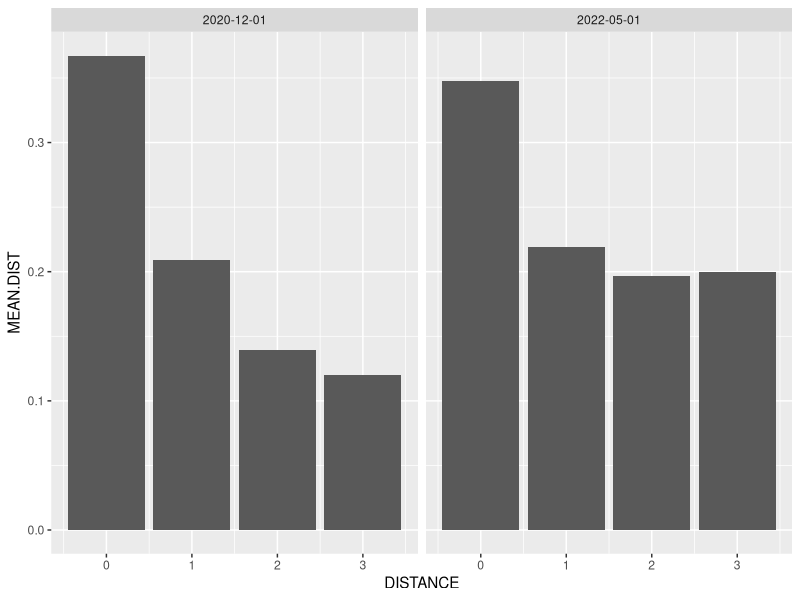
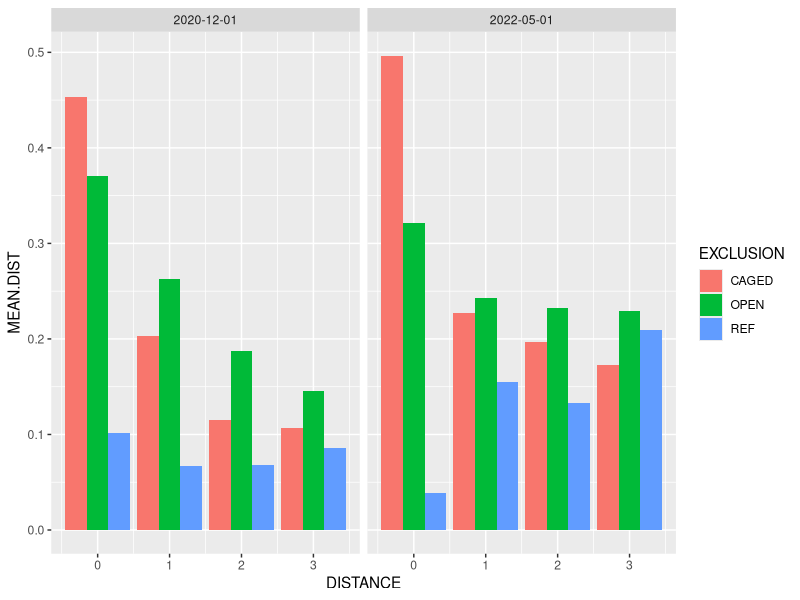
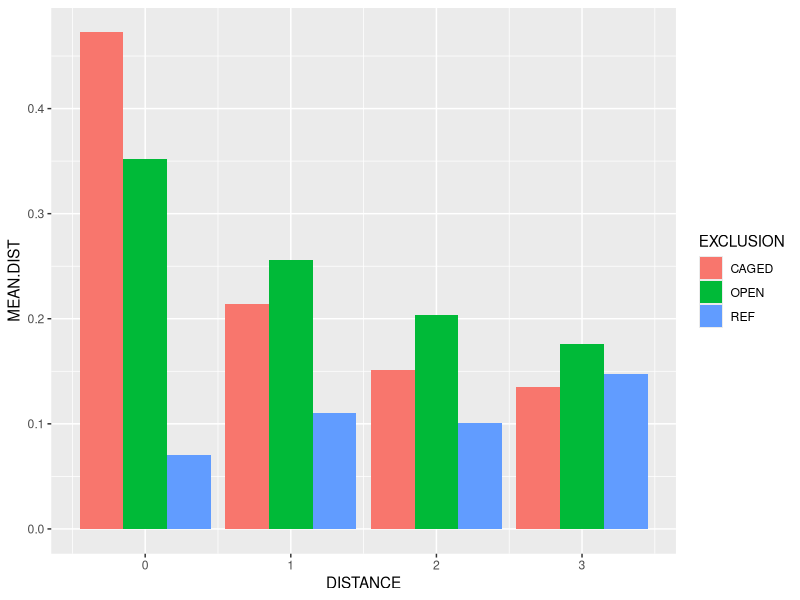
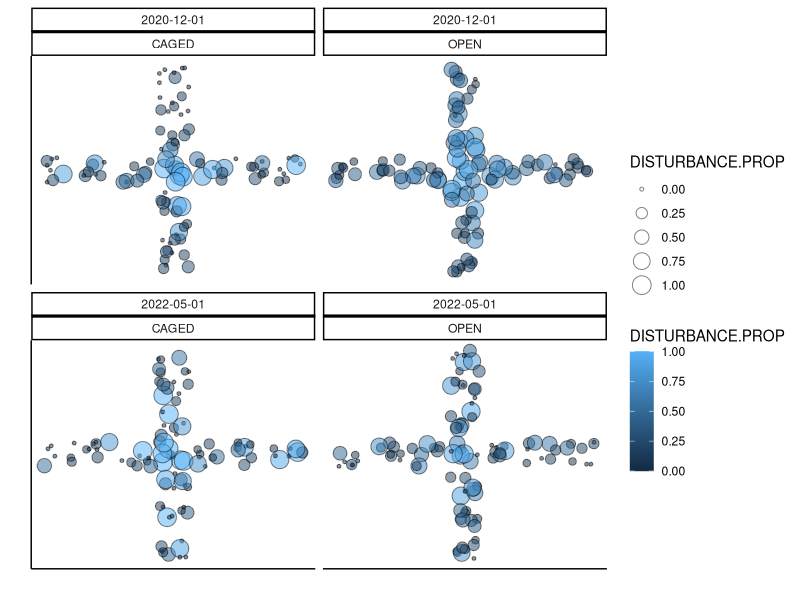

These charts were generated, in order, by the following R code: (Note: this script raises an error after producing the figures.)
## --------------- HEADER ------------------------------------------------------
## Script name: 1_Soil-disturb-clean-EDA.R
## Author: David S. Mason, UF D.E.E.R. Lab
## Department: Wildlife Ecology and Conservation
## Affiliation: University of Florida
## Date Created: 2023-08-03
## Date Last Modified: 2023-08-03
## Copyright (c) David S. Mason, 2023
## Contact: masond@ufl.edu, @EcoGraffito
## Purpose of script: This script cleans and explores the soil disturbance data 
## for the SREL scavenger exclusion plots.

# Load packages
library(ggsci)
library(tidyverse)
library(lubridate)

# Clear the decks
rm(list=ls())

# Bring in the data
soil.disturb.2020 <- read.csv('Soil-disturbance/Raw-data/1_2020-12_Soil-disturb.csv')
soil.disturb.2022 <- read.csv('Soil-disturbance/Raw-data/2_2022-04_Soil-disturb.csv')

colnames(soil.disturb.2020)
colnames(soil.disturb.2022)

# Correct date in 2022 data
soil.disturb.2022 <- soil.disturb.2022 |>
	mutate(DATE = make_date(year = YEAR, month = MONTH, day = DAY))

# Drop extra date information in 2022
soil.disturb.2022 <- soil.disturb.2022 |>
	dplyr::select(-YEAR, -MONTH, -DAY)

# Correct date format in 2020
soil.disturb.2020$DATE <- mdy(soil.disturb.2020$DATE)

# Check class of plot
class(soil.disturb.2020$PLOT)
class(soil.disturb.2022$PLOT)
soil.disturb.2020$PLOT <- as_factor(soil.disturb.2020$PLOT)
soil.disturb.2022$PLOT <- as_factor(soil.disturb.2022$PLOT)

# Check class of cells
class(soil.disturb.2020$CELLS)
class(soil.disturb.2022$CELLS)

# Make sure cells and disturbance are similar formats
soil.disturb.2020$CELLS <- as.integer(soil.disturb.2020$CELLS)
soil.disturb.2022$CELLS <- as.integer(soil.disturb.2022$CELLS)
soil.disturb.2022$DISTURBANCE <- round(soil.disturb.2022$DISTURBANCE, 3)

class(soil.disturb.2020$DISTURBANCE)
class(soil.disturb.2022$DISTURBANCE)

# Combine the data and clear the environment
soil.disturb <- rbind(soil.disturb.2020, soil.disturb.2022)
1456/2
rm(soil.disturb.2020, soil.disturb.2022)

# Add failures for binary analysis
colnames(soil.disturb)[10] <- 'SUCCESSES'
soil.disturb <- soil.disturb |>
	mutate(FAILURES = 16-SUCCESSES)

# Check number of rows associated with each plot
# There should be 3 in each cardinal direction and 1
# in the center (n = 13)
soil.sum <- soil.disturb |>
	group_by(DATE, BLOCK, TREATMENT) |>
	summarize(n = n())
rm(soil.sum)# Checks out

# Create a date column that groups samples together
soil.disturb <- soil.disturb |>
	mutate(DATE.RD = round_date(DATE, unit = 'month')) |>
	dplyr::select(DATE, DATE.RD, everything())

# Check average soil disturbance percentage by exclusion
soil.disturb |>
	group_by(EXCLUSION) |>
	summarize(MEAN.DIST = mean(DISTURBANCE, na.rm = TRUE))

# Check average soil disturbance percentage by exclusion/year
soil.disturb |>
	group_by(DATE.RD, EXCLUSION) |>
	summarize(MEAN.DIST = mean(DISTURBANCE, na.rm = TRUE))

# Check average soil disturbance percentage by distance
soil.disturb |>
	group_by(DISTANCE) |>
	summarize(MEAN.DIST = mean(DISTURBANCE, na.rm = TRUE))

# Check average soil disturbance percentage by distance/exclusion
soil.disturb |>
	group_by(DISTANCE, EXCLUSION) |>
	summarize(MEAN.DIST = mean(DISTURBANCE, na.rm = TRUE))

# Check average soil disturbance percentage by date/distance
soil.disturb |>
	group_by(DATE.RD, DISTANCE) |>
	summarize(MEAN.DIST = mean(DISTURBANCE, na.rm = TRUE)) |>
	ggplot(aes(x = DISTANCE, y = MEAN.DIST))+
			geom_bar(stat = 'identity')+
			facet_wrap(~DATE.RD)

# Check average soil disturbance percentage by date/exclusion/distance
soil.disturb |>
	group_by(DATE.RD, EXCLUSION, DISTANCE) |>
	summarize(MEAN.DIST = mean(DISTURBANCE, na.rm = TRUE)) |>
	ggplot(aes(x = DISTANCE, y = MEAN.DIST, fill = EXCLUSION))+
			geom_bar(position = 'dodge', stat = 'identity')+
			facet_wrap(~DATE.RD)

# Check average soil disturbance percentage by exclusion/distance
soil.disturb |>
	group_by(EXCLUSION, DISTANCE) |>
	summarize(MEAN.DIST = mean(DISTURBANCE, na.rm = TRUE)) |>
	ggplot(aes(x = DISTANCE, y = MEAN.DIST, fill = EXCLUSION))+
			geom_bar(position = 'dodge', stat = 'identity')

# Add x,y data for spatial figure
soil.disturb$x <- NA
soil.disturb$y <- NA

for(i in 1:nrow(soil.disturb)){
	if(soil.disturb$TRANSECT[i] == 'CENTER'){
			soil.disturb$x[i] <- 0
			soil.disturb$y[i] <- 0
	}	
	if(soil.disturb$TRANSECT[i] == 'NORTH' & soil.disturb$DISTANCE[i] == 1){
			soil.disturb$x[i] <- 0
			soil.disturb$y[i] <- 1
	}
	if(soil.disturb$TRANSECT[i] == 'NORTH' & soil.disturb$DISTANCE[i] == 2){
			soil.disturb$x[i] <- 0
			soil.disturb$y[i] <- 2
	}
	if(soil.disturb$TRANSECT[i] == 'NORTH' & soil.disturb$DISTANCE[i] == 3){
			soil.disturb$x[i] <- 0
			soil.disturb$y[i] <- 3
	}
	if(soil.disturb$TRANSECT[i] == 'EAST' & soil.disturb$DISTANCE[i] == 1){
			soil.disturb$x[i] <- 1
			soil.disturb$y[i] <- 0
	}
	if(soil.disturb$TRANSECT[i] == 'EAST' & soil.disturb$DISTANCE[i] == 2){
			soil.disturb$x[i] <- 2
			soil.disturb$y[i] <- 0
	}
	if(soil.disturb$TRANSECT[i] == 'EAST' & soil.disturb$DISTANCE[i] == 3){
			soil.disturb$x[i] <- 3
			soil.disturb$y[i] <- 0
	}
	if(soil.disturb$TRANSECT[i] == 'SOUTH' & soil.disturb$DISTANCE[i] == 1){
			soil.disturb$x[i] <- 0
			soil.disturb$y[i] <- -1
	}
	if(soil.disturb$TRANSECT[i] == 'SOUTH' & soil.disturb$DISTANCE[i] == 2){
			soil.disturb$x[i] <- 0
			soil.disturb$y[i] <- -2
	}
	if(soil.disturb$TRANSECT[i] == 'SOUTH' & soil.disturb$DISTANCE[i] == 3){
			soil.disturb$x[i] <- 0
			soil.disturb$y[i] <- -3
	}
	if(soil.disturb$TRANSECT[i] == 'WEST' & soil.disturb$DISTANCE[i] == 1){
			soil.disturb$x[i] <- -1
			soil.disturb$y[i] <- 0
	}
	if(soil.disturb$TRANSECT[i] == 'WEST' & soil.disturb$DISTANCE[i] == 2){
			soil.disturb$x[i] <- -2
			soil.disturb$y[i] <- 0
	}
	if(soil.disturb$TRANSECT[i] == 'WEST' & soil.disturb$DISTANCE[i] == 3){
			soil.disturb$x[i] <- -3
			soil.disturb$y[i] <- 0
	}
}

# Change column name of DISTURBANCE
colnames(soil.disturb)[12] <- 'DISTURBANCE.PROP'

# Rearrange columns and drop some unnecessary columns
soil.disturb <- soil.disturb |>
	filter(TREATMENT == 'CC' | TREATMENT == 'OC') |>
	dplyr::select(DATE, DATE.RD, BLOCK, PLOT, EXCLUSION, TRANSECT, DISTANCE, x, y,
				 SUCCESSES, FAILURES, DISTURBANCE.PROP, NOTES)

# Visualize the spatial data
ggplot(soil.disturb, aes(x = x, y = y, fill = DISTURBANCE.PROP, size = DISTURBANCE.PROP))+
	geom_jitter(shape = 21, color = 'black', alpha = 0.5)+
	theme_classic()+
	ylab("")+
	xlab("")+
	theme(axis.text = element_blank(),
				axis.ticks = element_blank())+
	facet_wrap(~DATE.RD*EXCLUSION)

sum(is.na(soil.disturb$DISTURBANCE)) # Missing values

# Save the output as clean data
write.csv(soil.disturb, 'Soil-disturbance/Clean-data/Soil-disturb',
					row.names = FALSE)
